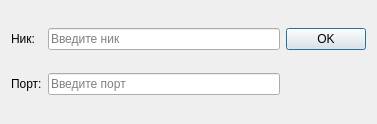
<?xml version="1.0" encoding="UTF-8"?>
<ui version="4.0">
 <class>Authorization</class>
 <widget class="QDialog" name="Authorization">
  <property name="geometry">
   <rect>
    <x>0</x>
    <y>0</y>
    <width>377</width>
    <height>124</height>
   </rect>
  </property>
  <property name="windowTitle">
   <string>Dialog</string>
  </property>
  <layout class="QGridLayout" name="gridLayout">
   <item row="0" column="1">
    <widget class="QLineEdit" name="nick">
     <property name="placeholderText">
      <string>Введите ник</string>
     </property>
    </widget>
   </item>
   <item row="2" column="1">
    <widget class="QLineEdit" name="port">
     <property name="placeholderText">
      <string>Введите порт</string>
     </property>
    </widget>
   </item>
   <item row="0" column="2">
    <widget class="QPushButton" name="ok">
     <property name="text">
      <string>OK</string>
     </property>
    </widget>
   </item>
   <item row="2" column="0">
    <widget class="QLabel" name="label">
     <property name="text">
      <string>Порт:</string>
     </property>
    </widget>
   </item>
   <item row="0" column="0">
    <widget class="QLabel" name="label_2">
     <property name="text">
      <string>Ник:</string>
     </property>
    </widget>
   </item>
  </layout>
 </widget>
 <resources/>
 <connections/>
</ui>
